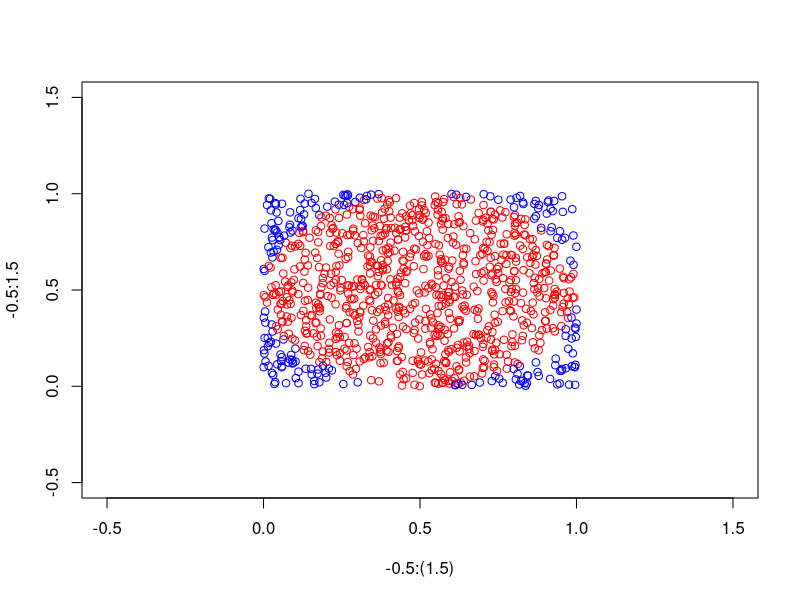
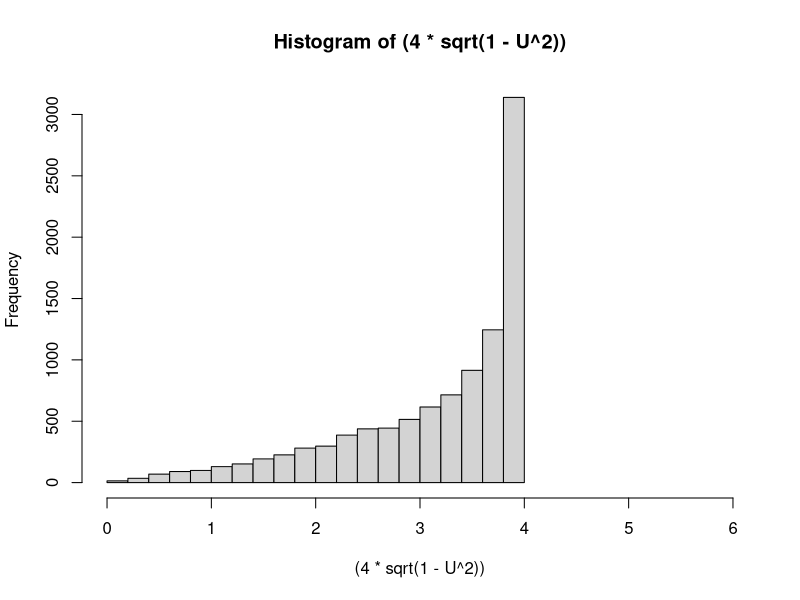
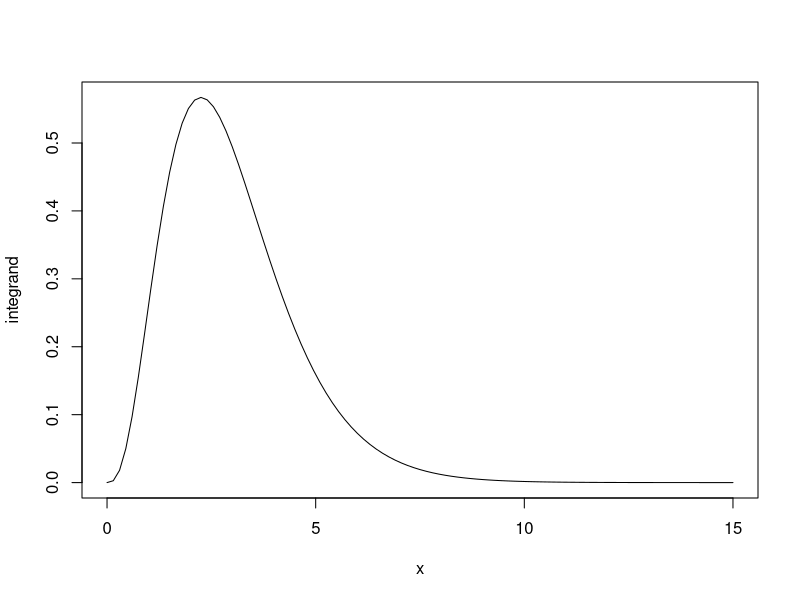
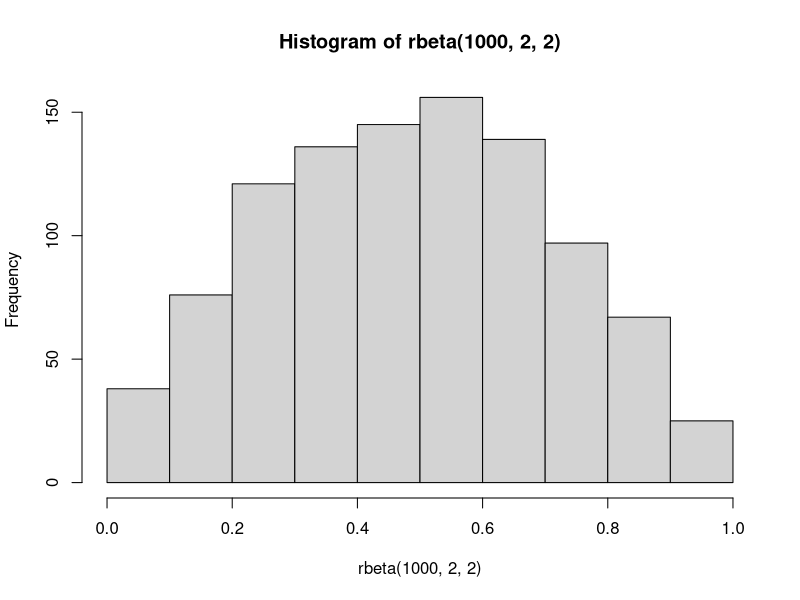
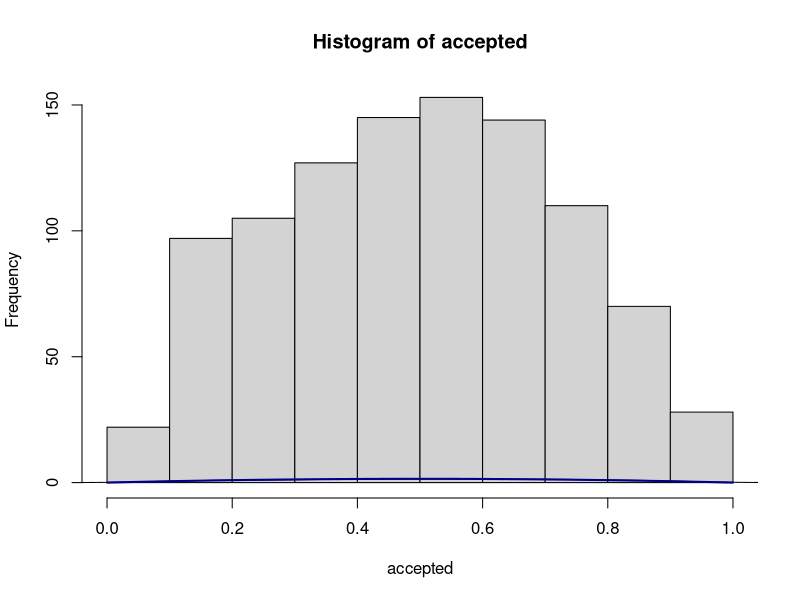

Recreate these plots in R, in order.
options(scipen=999)

#1
r<-.5
n=1000
circle<-0

plot(-.5:(1.5), -.5:1.5, type = "n") 
for (i in 1:n) {
	xy<-c( runif(2,0,1) )
	if ((xy[1]-r)^2+(xy[2]-r)^2 < r^2) {circle<-circle + 1; 
		points(xy[1],xy[2],col="red")  } else {
		 points(xy[1],xy[2],col="blue") } }

4*(circle/1000) 

(circle/1000) * (1 -  (circle/1000)  ) / n




#2 

#example
U=runif(10000,0,1)
hist( (4*sqrt(1-U^2) )  , xlim=c(0,6))
sum( (4*sqrt(1-U^2) ) /10000 )




integrand <- function(x) {exp((-4*x)/3)*x^3 }
plot(integrand,xlim=c(0,15))
integrate(integrand  ,0, Inf )

n=10000
h<-rep(0,n)
for ( i in 1:n) {  U<-runif(1);	
h[i]<- exp((-4+4*U)/(3*U)) * ((1-U)/U)^3 * (1/U)^2;  }

barhn<-sum(h)/n;barhn

round(h,5)

sum( (h-barhn)^2 )/(n^2)

((4/3)^4)/gamma(4)


#3
	
n=10000;h<-rep(0,n)
for ( i in 1:n){ x<-rnorm(1,mean=0,sd=2); h[i]<-exp(-x^2) } 
sum(h)/n 

1/(sqrt(2*4+1))

#5


#need while loop

accepted<-rep(NA,1000)
c=1

while (length(accepted) < 1001 ) {  y=runif(1) ;
  if( runif(1) <= (1/3)* y*(1-y)) { accepted[c]<-y;c<-c+1} else {next} }

hist(rbeta(1000,2,2))
hist(accepted)
lines(density(rbeta(1000,2,2)))    
    curve(dbeta(x, 2, 2), 
          col="darkblue", lwd=2, add=TRUE, yaxt="n")

